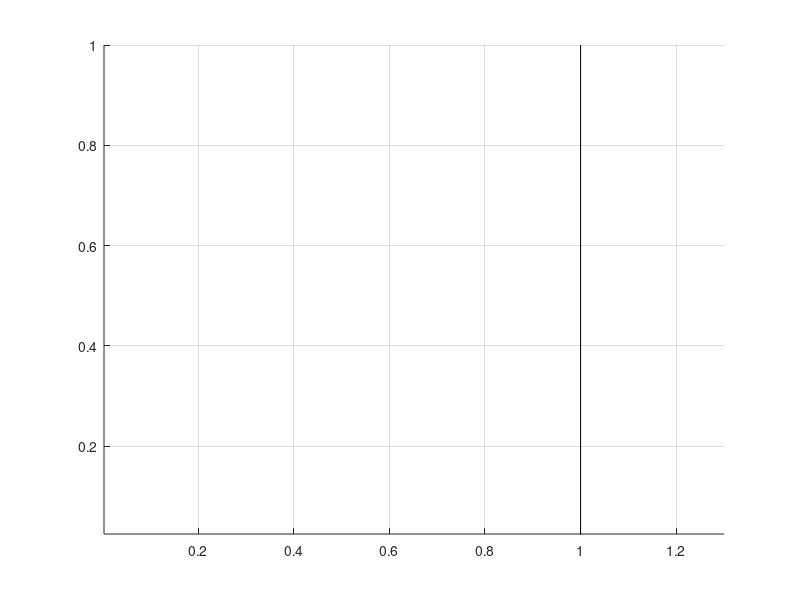

This figure's MATLAB source: (Note: this script raises an error after producing the figure.)
  %%%%%%%%%%%%%%%%% Which Feature Pool OCTAVE 1
          lgd = []; handels = []; aps = []
       basefolder ='/users/visics/mmathias/devel/doppia/src/applications/objects_detection/warp/INRIA/octave1';
       resultfolder = '/esat/kochab/mmathias/CalTechEvaluation_3.0.0/data-INRIA/res/Ours-wip';
    h = figure(253); hold on; grid;
    lims=[3e-3 1e0+0.3 .025 1];
    axis( lims ); lgdLoc='sw'; plot([1 1],[eps 1],'-k','HandleVisibility','off');
        text(0.14,0.75,'INRIA', 'Color', colors{16}, 'FontSize',20, 'FontWeight', 'bold');
        text(0.14,0.6,'Scale 2 models', 'Color', colors{16}, 'FontSize',18, 'FontWeight', 'bold');
    set(gca,'XScale','log','YScale','log','YTick',[0 .05 .1:.1:1]);
    set(gca,'XMinorGrid','off','XMinorTic','off');
    set(gca,'YMinorGrid','off','YMinorTic','off');
    fnt={ 'FontSize',12 };
    xlabel('false positives per image',fnt{:});
    ylabel('miss rate',fnt{:});


    str='';
    if(~isempty(str)), title(['ROC for ' str],fnt{:}); end
    %colors = varycolor(numel(names));
    %set(gcf, 'DefaultAxesColorOrder', colors);

   
    names =     { 'gradientMirroredCopy', 'random', 'random-squares'     ,'HOG-multiscale',        'HOG-like'     ,'bestof_gradientMirrorCopy' , 'bestof_random'  , 'bestof_random-squares'};
    plotNames = {'RandomSymmetric 30k',     'Random 30k','SquaresChnFtrs 30k','SquaresChnFtrs All', 'SquaresChnFtrs 8x8', 'RandomSymmetric++',   'Random++','SquaresChnFtrs++'};
   % names =     { 'gradientMirroredCopy', 'HOG-multiscale',        'HOG-like'     ,'bestof_gradientMirrorCopy'};
   % plotNames = {'RandomSymmetric30k'  ,'SquaresChnFtrs_All', 'SquaresChnFtrs-8x8', 'BestOf_randomSymmetric'};
    plot_colors = {colors{1}, colors{8}, colors{8},colors{2}, colors{4},colors{1},colors{8},colors{8}}


    for i=1:numel(names)
        [aps{end+1}, lgd{end+1}, handels(i)] =  addCurve(h, plot_colors{i}, names(i), plotNames(i), basefolder, resultfolder);
        if strcmp(names{i}, 'bestof_gradientMirrorCopy')
            set(handels(i), 'LineStyle', '--');
        end
    end
    HOGmat = load('/users/visics/mmathias/devel/doppia/src/applications/objects_detection/warp/INRIA/HOG.mat');
    handels(end+1) = plot(HOGmat.xy(:,1),HOGmat.xy(:,2), 'Color', 'k', 'linewidth', 3);
    ap = getCurveQuality(HOGmat.xy(:,1)',HOGmat.xy(:,2)')*100;
    lgd{end+1} = sprintf('HOG, scale 1 (%.2f %%)', ap);
    aps{end+1} = sprintf('%.2f',ap);
    
    
    
    
    [dummy, order] = sort(aps);
    order = order(end:-1:1)
    
    h_legend = legend(handels(order), lgd(order), 'Location','SouthWest');
    
    set(h_legend,'FontSize',10);
    set(h_legend,'Interpreter','none');
    %uistack(h_legend,'down', numel(names)-1);
                  set(h, 'renderer', 'painters');